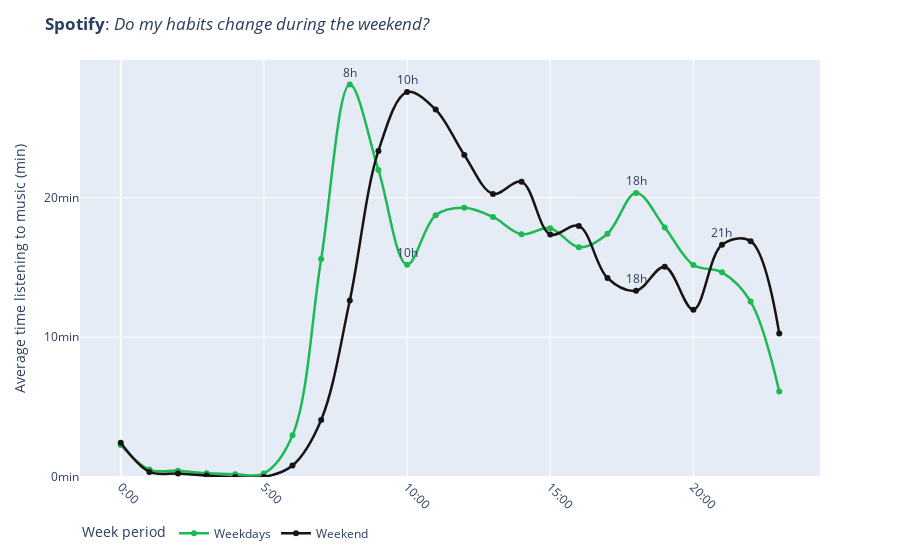

Notebook code cell kept with this figure:
### Code cell
fig = px.line(df_weekend, x='hour', y='hour_to_minutes', color='week_period', text='text',
              line_shape='spline', color_discrete_sequence=spotify_colors)

fig.update_traces(mode='lines+markers+text', textposition='top center', line_width=2.5)
fig.update_yaxes(rangemode='tozero', ticksuffix='min', nticks=5)
fig.update_xaxes(title='', ticksuffix=':00', tickangle=45)

fig.update_layout(
    title='<b>Spotify</b>: <i>Do my habits change during the weekend?</i>',
    legend_title='Week period',
    legend_orientation='h',
    yaxis_title='Average time listening to music (min)',
)

fig.show()

### Figure 1 — Plotly figure (JSON) as saved in the notebook; plotly's stock layout.template omitted (floating-point values rounded to 4 significant figures)
{"data": [{"hovertemplate": "week_period=Weekdays<br>hour=%{x}<br>hour_to_minutes=%{y}<br>text=%{text}<extra></extra>", "legendgroup": "Weekdays", "line": {"color": "#1DB954", "dash": "solid", "shape": "spline", "width": 2.5}, "marker": {"symbol": "circle"}, "mode": "lines+markers+text", "name": "Weekdays", "orientation": "v", "showlegend": true, "text": ["", "", "", "", "", "", "", "", "8h", "", "10h", "", "", "", "", "", "", "", "18h", "", "", "", "", ""], "textposition": "top center", "type": "scatter", "x": [0, 1, 2, 3, 4, 5, 6, 7, 8, 9, 10, 11, 12, 13, 14, 15, 16, 17, 18, 19, 20, 21, 22, 23], "xaxis": "x", "y": [2.287, 0.53, 0.452, 0.2615, 0.2022, 0.2562, 2.989, 15.6, 28.08, 21.97, 15.19, 18.74, 19.27, 18.61, 17.37, 17.81, 16.45, 17.41, 20.33, 17.86, 15.17, 14.65, 12.55, 6.122], "yaxis": "y"}, {"hovertemplate": "week_period=Weekend<br>hour=%{x}<br>hour_to_minutes=%{y}<br>text=%{text}<extra></extra>", "legendgroup": "Weekend", "line": {"color": "#191414", "dash": "solid", "shape": "spline", "width": 2.5}, "marker": {"symbol": "circle"}, "mode": "lines+markers+text", "name": "Weekend", "orientation": "v", "showlegend": true, "text": ["", "", "", "", "", "", "", "", "", "", "10h", "", "", "", "", "", "", "", "18h", "", "", "21h", "", ""], "textposition": "top center", "type": "scatter", "x": [0, 1, 2, 3, 4, 5, 6, 7, 8, 9, 10, 11, 12, 13, 14, 15, 16, 17, 18, 19, 20, 21, 22, 23], "xaxis": "x", "y": [2.447, 0.3663, 0.2459, 0.1096, 0, 0, 0.8274, 4.084, 12.63, 23.33, 27.55, 26.29, 23.05, 20.26, 21.12, 17.36, 17.97, 14.24, 13.33, 15.05, 11.98, 16.63, 16.88, 10.27], "yaxis": "y"}], "layout": {"legend": {"orientation": "h", "title": {"text": "Week period"}, "tracegroupgap": 0}, "margin": {"t": 60}, "title": {"text": "<b>Spotify</b>: <i>Do my habits change during the weekend?</i>"}, "xaxis": {"anchor": "y", "domain": [0, 1], "tickangle": 45, "ticksuffix": ":00", "title": {"text": ""}}, "yaxis": {"anchor": "x", "domain": [0, 1], "nticks": 5, "rangemode": "tozero", "ticksuffix": "min", "title": {"text": "Average time listening to music (min)"}}}}
